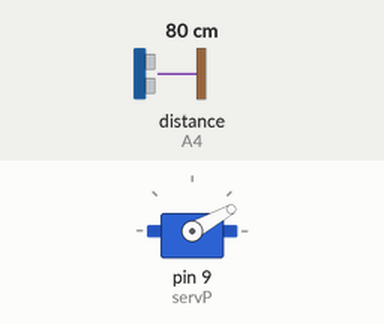
This sketch was run on a simulated Arduino Uno, built with avr-gcc and run on an emulated ATmega328P. On the bench: servo. Wiring (inferred from the names in the program): ultrasonic range finder: trigger A5; echo A4. Inputs (shaded band) come from the test bench; at power-on: distance to the obstacle (sensor on A4) 80 cm. The echo pulse lasts 58.3 µs per cm; what the sketch prints to the serial monitor is not drawn.

Above: at 2.8 s.
2.9 s: distance to the obstacle (sensor on A4) set to 120 cm
At 5.2 s:
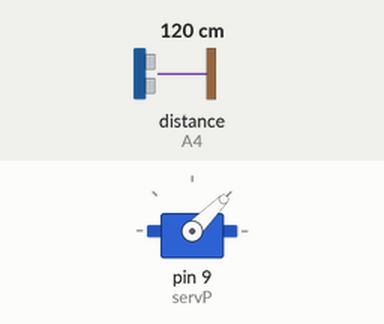
5.6 s: distance to the obstacle (sensor on A4) set to 2 cm
At 7.0 s:
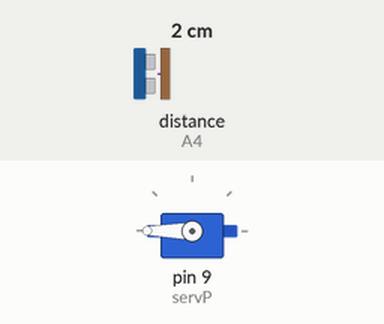
8.3 s: distance to the obstacle (sensor on A4) set to 18 cm
At 10.5 s:
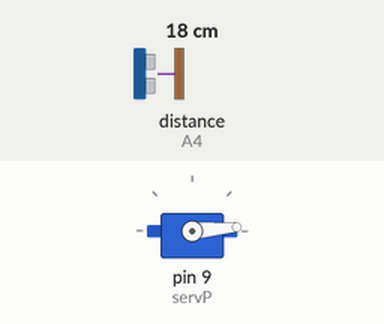
11.5 s: distance to the obstacle (sensor on A4) set to 250 cm
At 12.7 s:
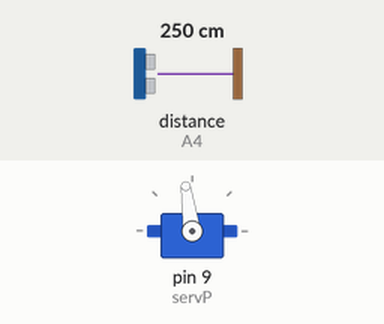
14.2 s: distance to the obstacle (sensor on A4) set to 299 cm
At 17.3 s:
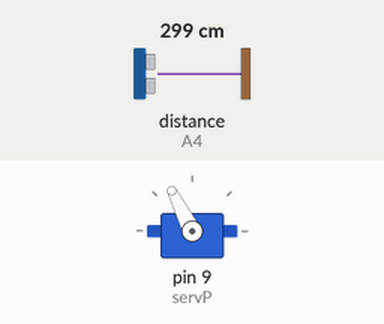
Timing chart, 0 to 18.6 s (numbered marks = the images above; inputs shaded):
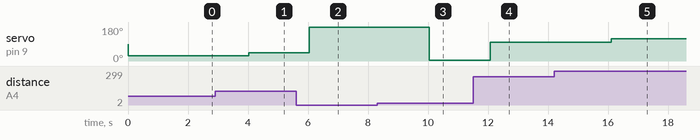

Measured:
- after the input at 2.9 s, servo on pin 9 (servP): 29° → 45° after 1.1 s
- after the input at 5.6 s, servo on pin 9 (servP): 45° → 180° after 0.44 s
- after the input at 8.3 s, servo on pin 9 (servP): 180° → 5° after 1.7 s
- after the input at 11.5 s, servo on pin 9 (servP): 5° → 98° after 0.57 s
- after the input at 14.2 s, servo on pin 9 (servP): 98° → 117° after 1.9 s

The sketch:

distances_servos1__1_.ino
```cpp
// C++ code
//
#include<Servo.h>
Servo servo;
#define trig A5
#define echo A4
#define servP 9

long time , dist;


void setup()
{
  pinMode(trig, OUTPUT);
  pinMode(echo, INPUT);
  Serial.begin(1000);
  servo.attach(servP);
}

void loop()
{
  digitalWrite(trig, LOW);
  delay(4);
  digitalWrite(trig, HIGH);
  delayMicroseconds(10);
  digitalWrite(trig ,LOW);
  time = pulseIn(echo , HIGH);
  dist = time / 2/ 29.1;
  Serial.print("Distance is ");
  Serial.print(dist);

  unsigned char pos = map(dist , 4,330, 0,130);
  servo.write(pos);
  Serial.print(" & Position is  ");
  Serial.println(pos ,DEC);
  delay(2000);


}
```
